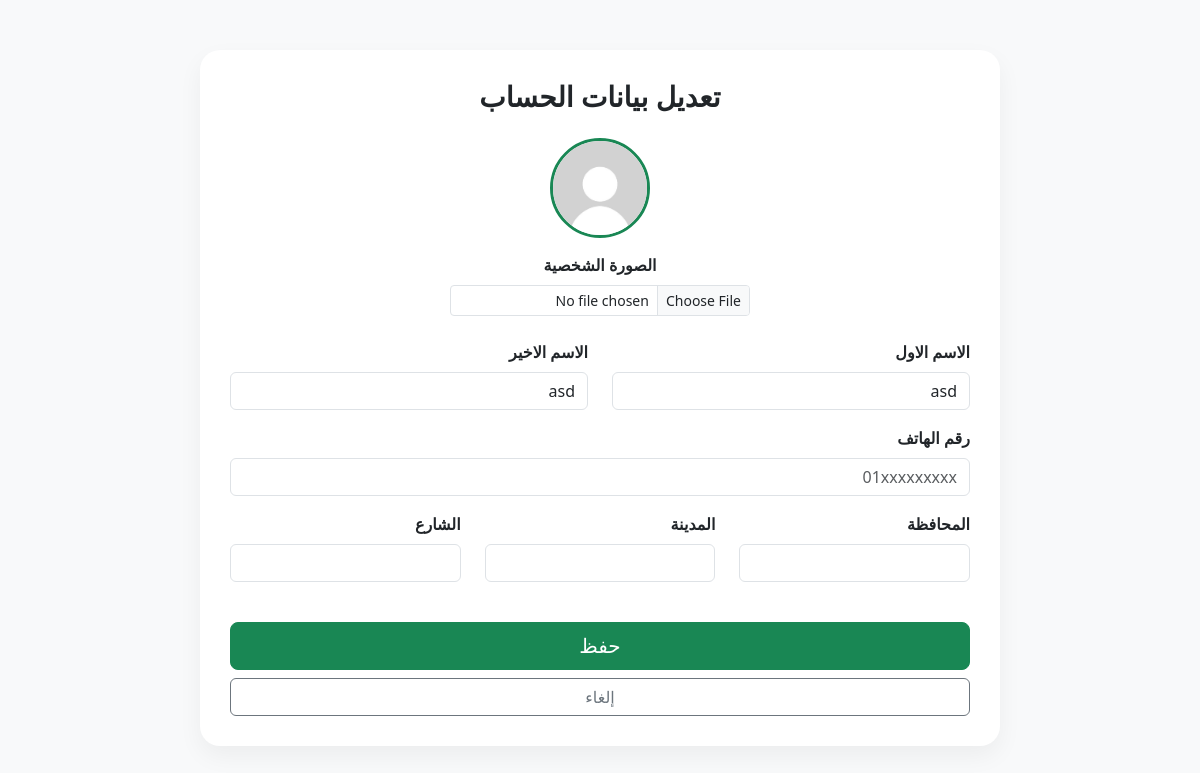
/UpdateProfile (signed in), run on the app's committed database.
### Flask_app/Model.py (models this page shows, shortened)
class User(db.Model, UserMixin):
    UserID = db.Column(db.Integer, primary_key=True)
    Image = db.Column(db.String(100), nullable=True, default="default.jpg")
    FirstName = db.Column(db.String(50), nullable=False)
    LastName = db.Column(db.String(50), nullable=False)
    Email = db.Column(db.String(100), unique=True, nullable=False)
    Password = db.Column(db.String(100), nullable=False)
    Type_user = db.Column(db.String(50), nullable=False, default="user")
    information = db.relationship("InformationUser", backref="user", uselist=False)

### Flask_app/user/routes.py (the view, shortened to what this page needs)
@user_bp.route('/UpdateProfile',methods=['GET','POST'])
def UpdateProfile():
    form = UpdateInformationUser()
    if request.method == 'GET':
        form.FirstName.data = current_user.FirstName
        form.LastName.data = current_user.LastName
        if current_user.information:
            form.Phone.data = str(current_user.information.Phone)
            form.Governorate.data = current_user.information.Governorate
            form.City.data = current_user.information.City
            form.Street.data = current_user.information.Street
    return render_template('/User_html/UpdateProfile.html',form=form)

### Flask_app/user/forms.py
class UpdateInformationUser(FlaskForm):
    Image = FileField(
        "الصورة الشخصية", validators=[FileAllowed(["jpg", "png", "jpeg"])]
    )
    FirstName = StringField("الاسم الاول", validators=[DataRequired()])
    LastName = StringField("الاسم الاخير", validators=[DataRequired()])
    Phone = StringField(
        "رقم الهاتف", validators=[DataRequired(), Length(min=10, max=10)]
    )
    Governorate = StringField("المحافظة", validators=[DataRequired()])
    City = StringField("المدينة", validators=[DataRequired()])
    Street = StringField("الشارع", validators=[DataRequired()])
    submit = SubmitField("حفظ")

### Flask_app/Model.py (called while the page is built)
@login_manager.user_loader
def load_user(user_id):
    return User.query.get(int(user_id))

### Flask_app/templates/User_html/UpdateProfile.html (shortened to what this page needs)
<!DOCTYPE html>
<html lang="ar" dir="rtl">
<head>
    <link href="https://cdn.jsdelivr.net/npm/bootstrap@5.3.0/dist/css/bootstrap.min.css" rel="stylesheet">
    <link rel="stylesheet" href="https://cdn.jsdelivr.net/npm/bootstrap-icons@1.11.1/font/bootstrap-icons.css">
</head>
<body>
<div class="container">
    <div class="update-container">
        <h3 class="fw-bold mb-4 text-center">تعديل بيانات الحساب</h3>
        <form method="POST" enctype="multipart/form-data" novalidate>
            <div class="text-center mb-4">
                {% if current_user.Image %}
                    <img src="{{ url_for('static', filename='images/images_user/' + current_user.Image) }}" class="current-avatar">
                {% else %}
                    <div class="bg-secondary text-white rounded-circle d-inline-flex align-items-center justify-content-center mb-3" style="width: 100px; height: 100px; font-size: 2rem;">
                        {{ current_user.FirstName[0] | upper }}
                    </div>
                {% endif %}
                <div class="mb-3">
                    <label class="form-label d-block fw-bold">{{ form.Image.label }}</label>
                    {{ form.Image(class="form-control form-control-sm mx-auto", style="max-width: 300px;") }}
                </div>
            </div>
            <div class="row">
                <div class="col-md-6 mb-3">
                    <label class="form-label fw-semibold">{{ form.FirstName.label }}</label>
                    {{ form.FirstName(class="form-control") }}
                </div>
                <div class="col-md-6 mb-3">
                    <label class="form-label fw-semibold">{{ form.LastName.label }}</label>
                    {{ form.LastName(class="form-control") }}
                </div>
                <div class="col-md-12 mb-3">
                    <label class="form-label fw-semibold">{{ form.Phone.label }}</label>
                    {{ form.Phone(class="form-control", placeholder="01xxxxxxxxx") }}
                </div>
                <div class="col-md-4 mb-3">
                    <label class="form-label fw-semibold">{{ form.Governorate.label }}</label>
                    {{ form.Governorate(class="form-control") }}
                </div>
                <div class="col-md-4 mb-3">
                    <label class="form-label fw-semibold">{{ form.City.label }}</label>
                    {{ form.City(class="form-control") }}
                </div>
                <div class="col-md-4 mb-3">
                    <label class="form-label fw-semibold">{{ form.Street.label }}</label>
                    {{ form.Street(class="form-control") }}
                </div>
            </div>
            <div class="d-grid gap-2 mt-4">
                {{ form.submit(class="btn btn-success btn-lg") }}
                <a href="/Profile" class="btn btn-outline-secondary">إلغاء</a>
            </div>
        </form>
    </div>
</div>
</body>
</html>

### Flask_app/templates/User_html/UpdateProfile.html (style rules this page uses)
body { background-color: #f8f9fa; }
.update-container { max-width: 800px; margin: 50px auto; background: white; padding: 30px; border-radius: 20px; box-shadow: 0 10px 25px rgba(0,0,0,0.05); }
.current-avatar { width: 100px; height: 100px; border-radius: 50%; object-fit: cover; border: 3px solid #198754; margin-bottom: 15px; }

### data on the page
User: Image (placeholder picture), FirstName "asd", LastName "asd"
